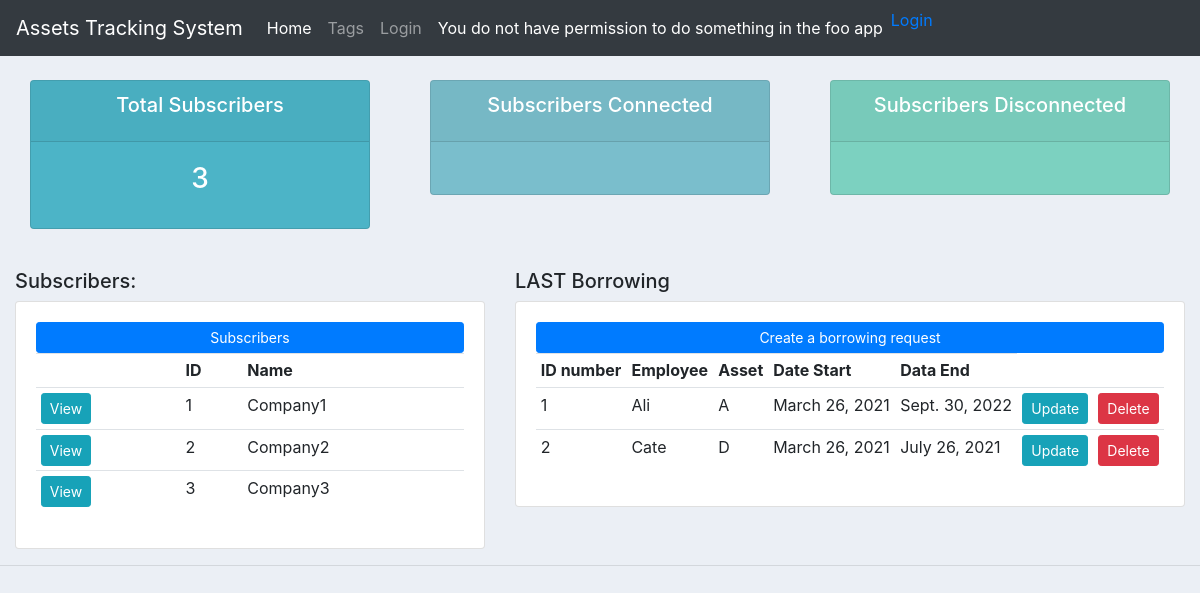
The app's page /, older data.
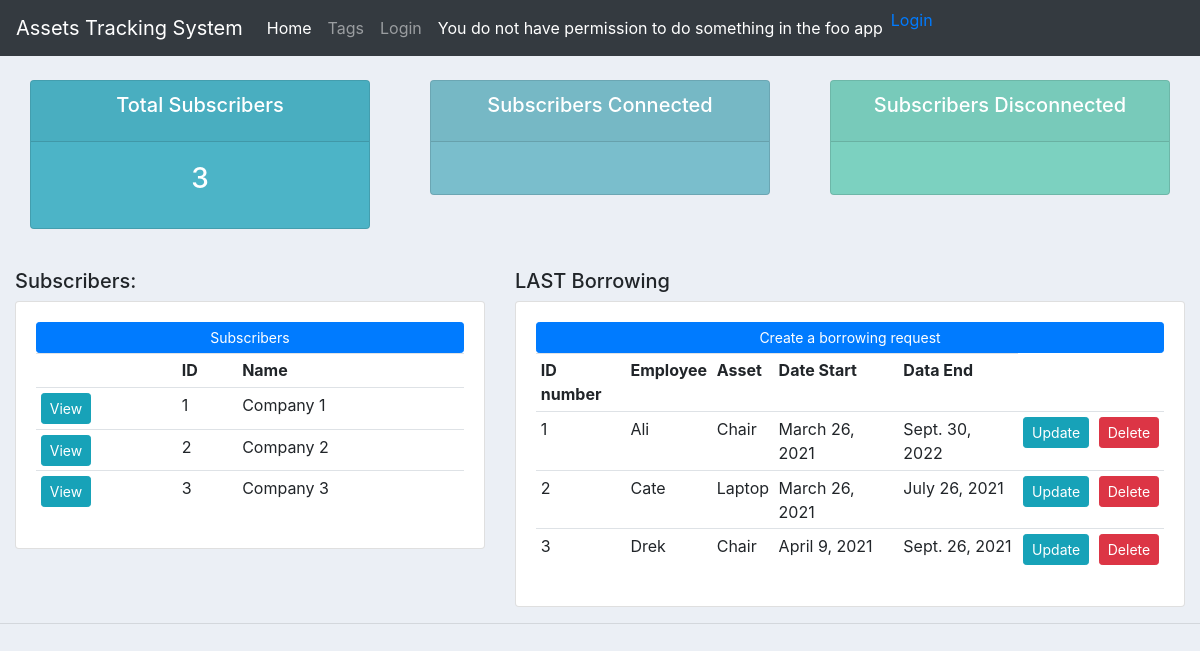
The same page, newer data.
### assetstracking/models.py (models this page shows, shortened)
class Subscriber(models.Model):
    subscriber_id = models.IntegerField(null=True)
    subscriber_name = models.CharField(max_length=200, null=True)

class Borrowing(models.Model):
    borrowing_id = models.IntegerField(null=True)
    start_date = models.DateField(auto_now_add=True, null=True)
    end_date = models.DateField(null=True)
    subscriber_id = models.ManyToManyField(Subscriber)
    employee_id = models.ForeignKey(Employee, null=True, on_delete= models.SET_NULL)
    tag_id = models.ForeignKey(Tag, null=True, on_delete= models.SET_NULL)
    employee_id_scanned = models.IntegerField(null=True,default=0)
    asset_id_scanned = models.IntegerField(null=True,default=0)
    reader_code = models.CharField(max_length=200, null=True, default=0)

class Employee(models.Model):
    employee_id = models.IntegerField(null=True)
    employee_name = models.CharField(max_length=200, null=True)
    employee_email = models.CharField(max_length=200, null=True)
    user = models.OneToOneField(User, null=True, on_delete=models.CASCADE)
    subscriber_id = models.ManyToManyField(Subscriber)
    def __str__(self): return self.employee_name

class Tag(models.Model):
    tag_id = models.IntegerField(null=True)
    asset_name = models.CharField(max_length=200, null=True)
    STATUS = (('Available','Available'),('Taken','Taken'),)
    asset_status = models.CharField(max_length=200, null=True, choices=STATUS)
    subscriber_id = models.ManyToManyField(Subscriber)
    rfid_id = models.ManyToManyField(RFID)
    asset_location = models.CharField(max_length=200, null=True)
    def __str__(self): return self.asset_name

### assetstracking/views.py (the view)
# urls.py: path('', views.home, name="assets"),
def home(request):
    today = date.today()
    lastDay = Borrowing.objects.values('end_date')
    print("nnnnnnnnnn",lastDay)
    subscriber = Subscriber.objects.all()
    total_subscribers = subscriber.count()
    borrowing = Borrowing.objects.all()
    context = {'subscriber': subscriber, 'total_subscribers':total_subscribers, 'borrowing':borrowing }
    return render(request, 'assetstracking/home.html', context)

### assetstracking/templates/assetstracking/home.html
{% extends 'assetstracking/main.html' %}
{% block content %}
{% include 'assetstracking/status.html' %}
<br>
<div class="row">
	<div class="col-md-5">
		<h5>Subscribers:</h5>
		<div class="card card-body">
			<a class="btn btn-primary  btn-sm btn-block" href="">Subscribers</a>
			<table class="table table-sm">
				<tr>
					<th></th>
					<th>ID </th>
					<th>Name</th>
				</tr>
				{% for i in subscriber %}
				<tr>
					<td><a class="btn btn-sm btn-info" href="{% url 'subscriber' i.subscriber_id %}">View</a></td>
					<td>{{i.subscriber_id}}</td>
					<td>{{i.subscriber_name}}</td>
				</tr>
				{% endfor %}
			</table>
		</div>
	</div>
	<div class="col-md-7">
		<h5>LAST Borrowing</h5>
		<div class="card card-body">
			<a class="btn btn-primary  btn-sm btn-block" href="{% url 'createBorrowing' %}">Create a borrowing request</a>
			<table class="table table-sm">
				<tr>
					<th>ID number</th>
					<th>Employee</th>
					<th>Asset</th>
					<th>Date Start</th>
					<th>Data End</th>
				</tr>
				{% for i in borrowing %}
				<tr>
					<td>{{i.borrowing_id}}</td>
					<td>{{i.employee_id}}</td>
					<td>{{i.tag_id}}</td>
					<td>{{i.start_date}}</td>
					<td>{{i.end_date}}</td>
					<td><a class="btn btn-sm btn-info" href="{% url 'updateBorrowing' i.id %}">Update</a></td>
					<td><a class="btn btn-sm btn-danger" href="{% url 'deleteBorrowing' i.id %}">Delete</a></td>
				</tr>
				{% endfor %}
			</table>
		</div>
	</div>
</div>
{% endblock %}

Row changes from the older to the newer data that the page shows:
changed Subscriber: subscriber_name "Company1" → "Company 1"
changed Subscriber: subscriber_name "Company2" → "Company 2"
changed Subscriber: subscriber_name "Company3" → "Company 3"
changed through a linked row, Borrowing "Sept. 30, 2022": tag_id "A" → "Chair"
changed through a linked row, Borrowing "Cate": tag_id "D" → "Laptop"
added Borrowing: borrowing_id "3", employee_id "Drek", tag_id "Chair", start_date "April 9, 2021", end_date "Sept. 26, 2021"
